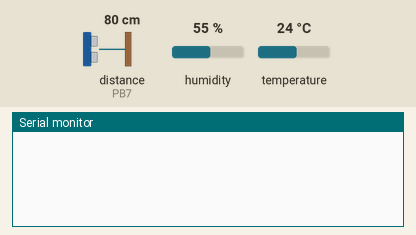
This sketch was run on a simulated STM32 Blue Pill. Parts: the last lines printed to the serial monitor. Wiring (inferred from the names in the program): ultrasonic range finder: trigger PB6; echo PB7. The inputs (shaded band) are chosen by the test bench; at power-on: distance to the obstacle (sensor on PB7) 80 cm, temperature 24 °C, humidity 55 %. The echo pulse lasts 58.3 µs per cm; storage starts empty.

Above: at 1.8 s.
1.9 s: distance to the obstacle (sensor on PB7) set to 2 cm
At 2.8 s:
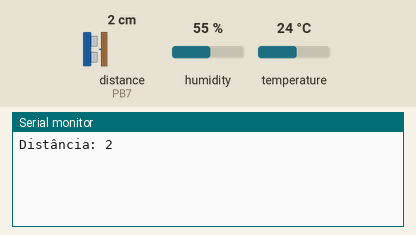
4.9 s: temperature set to 12 °C
At 6.3 s:
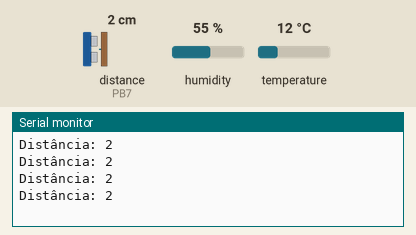
6.4 s: distance to the obstacle (sensor on PB7) set to 4 cm
At 7.8 s:
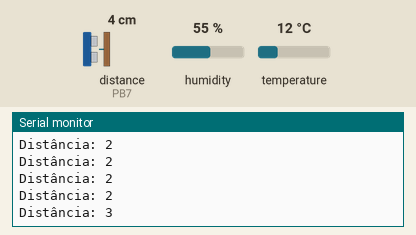
7.9 s: temperature set to 19 °C
At 9.3 s:
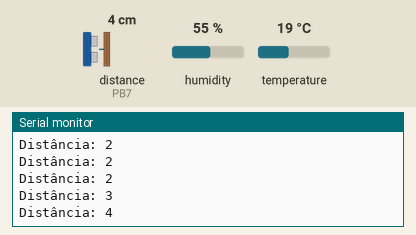
Timing chart, 0 to 10.4 s (numbered marks = the images above; inputs shaded):
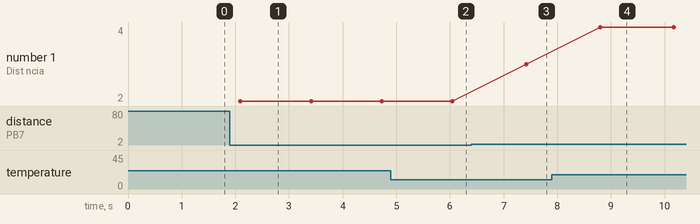

The sketch:

HCSR04_SD_datalogger.ino
```cpp
#include <DHT.h>
#include <Average.h>
#include <SD.h>
#include <SPI.h>

#define trigPin PB6
#define echoPin PB7
#define DHTPIN PB8
#define DHTTYPE DHT22
#define amostra 500

DHT dht(DHTPIN, DHTTYPE);

File sdCard;

long duration;
float divisor, distancia_cm, h, t, media = 0;
int i, distancia_int;

String sdFileName = "HCSR04_ensaio_1.txt";

void setup()
{
  pinMode(trigPin, OUTPUT); // Sets the trigPin as an Output
  pinMode(echoPin, INPUT); // Sets the echoPin as an Input
  Serial.begin(9600); // Starts the serial communication
  dht.begin();
  SD.begin();
}

void loop()
{
  Average<int> ave(500);
  t = mediaTemperatura();

  divisor = 10000/(sqrt((t+273.15)/273.15) * 331.45);

  for(int i = 0; i < amostra; i++)
  {
    distancia_cm = calcularDistancia(divisor);

    distancia_int = distancia_cm;

    ave.push(distancia_int);
  }

  Serial.println(String("Distância: " + String(ave.mode())));

  saveToSD(ave.mode());

  delay(10);
}

void saveToSD(int valor){
  sdCard = SD.open(sdFileName, FILE_WRITE);// abre o arquivo de texto onde são salvas as informações;

  if (sdCard) {
    sdCard.println(String("Distancia: " + String(valor) + " cm"));
    sdCard.close(); // fecha o arquivo de texto.
  }
}

float mediaTemperatura(){
  float mediatemperatura = 0, t;
  for (i = 0; i < 100; i++)
    {
      t = dht.readTemperature();

      if ( i == 0 ) mediatemperatura = t;

      else mediatemperatura=((mediatemperatura+t)/2);

      delay(10);
    }

    return t;
}

float calcularDistancia(float divisor)
{
  digitalWrite(trigPin, LOW);
  delayMicroseconds(2);
  digitalWrite(trigPin, HIGH);
  delayMicroseconds(10);
  digitalWrite(trigPin, LOW);
  int tempo = pulseIn(echoPin, HIGH);

  float distancia_cm = (tempo / divisor) / 2;

  return distancia_cm;
}
```

Measured:
- after the input at 1.9 s, the serial monitor: prints a new line after 0.20 s (image 1)
- after the input at 6.4 s, the serial monitor: prints a new line after 1.0 s (image 3)
- after the input at 7.9 s, the serial monitor: prints a new line after 0.90 s (image 4)
- plotted number 1: 2 → 3 after the input at 6.4 s, 3 → 4 after the input at 7.9 s
